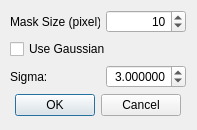
<?xml version="1.0" encoding="UTF-8"?>
<ui version="4.0">
 <class>DialogBlur</class>
 <widget class="QDialog" name="DialogBlur">
  <property name="geometry">
   <rect>
    <x>0</x>
    <y>0</y>
    <width>197</width>
    <height>130</height>
   </rect>
  </property>
  <property name="windowTitle">
   <string>Blur Properties</string>
  </property>
  <widget class="QWidget" name="layoutWidget">
   <property name="geometry">
    <rect>
     <x>10</x>
     <y>10</y>
     <width>176</width>
     <height>107</height>
    </rect>
   </property>
   <layout class="QVBoxLayout" name="verticalLayout_3">
    <item>
     <layout class="QVBoxLayout" name="verticalLayout">
      <item>
       <layout class="QHBoxLayout" name="horizontalLayout">
        <item>
         <widget class="QLabel" name="label">
          <property name="text">
           <string>Mask Size (pixel):</string>
          </property>
         </widget>
        </item>
        <item>
         <widget class="QSpinBox" name="spinBox_maskSize">
          <property name="minimumSize">
           <size>
            <width>80</width>
            <height>0</height>
           </size>
          </property>
          <property name="maximumSize">
           <size>
            <width>80</width>
            <height>16777215</height>
           </size>
          </property>
          <property name="alignment">
           <set>Qt::AlignRight|Qt::AlignTrailing|Qt::AlignVCenter</set>
          </property>
          <property name="minimum">
           <number>3</number>
          </property>
          <property name="maximum">
           <number>30</number>
          </property>
          <property name="value">
           <number>10</number>
          </property>
         </widget>
        </item>
       </layout>
      </item>
      <item>
       <layout class="QVBoxLayout" name="verticalLayout_2">
        <item>
         <widget class="QCheckBox" name="checkBox_useGaussian">
          <property name="text">
           <string>Use Gaussian</string>
          </property>
         </widget>
        </item>
        <item>
         <layout class="QHBoxLayout" name="horizontalLayout_2">
          <item>
           <widget class="QLabel" name="label_2">
            <property name="text">
             <string>Sigma: </string>
            </property>
           </widget>
          </item>
          <item>
           <widget class="QDoubleSpinBox" name="doubleSpinBox_gaussianSigma">
            <property name="minimumSize">
             <size>
              <width>80</width>
              <height>0</height>
             </size>
            </property>
            <property name="maximumSize">
             <size>
              <width>80</width>
              <height>16777215</height>
             </size>
            </property>
            <property name="frame">
             <bool>true</bool>
            </property>
            <property name="alignment">
             <set>Qt::AlignRight|Qt::AlignTrailing|Qt::AlignVCenter</set>
            </property>
            <property name="decimals">
             <number>6</number>
            </property>
            <property name="minimum">
             <double>2.000000000000000</double>
            </property>
            <property name="maximum">
             <double>100.000000000000000</double>
            </property>
            <property name="value">
             <double>3.000000000000000</double>
            </property>
           </widget>
          </item>
         </layout>
        </item>
       </layout>
      </item>
     </layout>
    </item>
    <item>
     <widget class="QDialogButtonBox" name="buttonBox">
      <property name="orientation">
       <enum>Qt::Horizontal</enum>
      </property>
      <property name="standardButtons">
       <set>QDialogButtonBox::Cancel|QDialogButtonBox::Ok</set>
      </property>
      <property name="centerButtons">
       <bool>true</bool>
      </property>
     </widget>
    </item>
   </layout>
  </widget>
 </widget>
 <resources/>
 <connections>
  <connection>
   <sender>buttonBox</sender>
   <signal>accepted()</signal>
   <receiver>DialogBlur</receiver>
   <slot>accept()</slot>
   <hints>
    <hint type="sourcelabel">
     <x>248</x>
     <y>254</y>
    </hint>
    <hint type="destinationlabel">
     <x>157</x>
     <y>274</y>
    </hint>
   </hints>
  </connection>
  <connection>
   <sender>buttonBox</sender>
   <signal>rejected()</signal>
   <receiver>DialogBlur</receiver>
   <slot>reject()</slot>
   <hints>
    <hint type="sourcelabel">
     <x>316</x>
     <y>260</y>
    </hint>
    <hint type="destinationlabel">
     <x>286</x>
     <y>274</y>
    </hint>
   </hints>
  </connection>
 </connections>
</ui>
